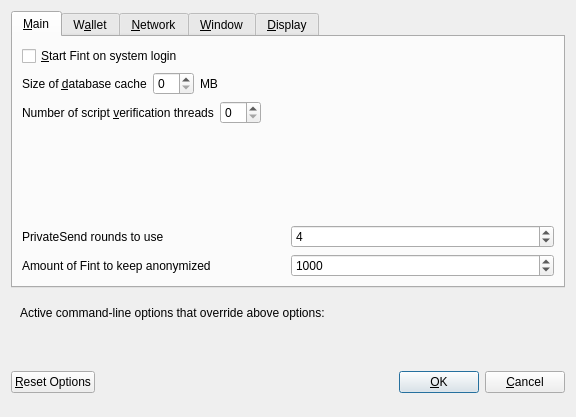
<?xml version="1.0" encoding="UTF-8"?>
<ui version="4.0">
 <class>OptionsDialog</class>
 <widget class="QDialog" name="OptionsDialog">
  <property name="geometry">
   <rect>
    <x>0</x>
    <y>0</y>
    <width>576</width>
    <height>417</height>
   </rect>
  </property>
  <property name="windowTitle">
   <string>Options</string>
  </property>
  <property name="modal">
   <bool>true</bool>
  </property>
  <layout class="QVBoxLayout" name="verticalLayout">
   <item>
    <widget class="QTabWidget" name="tabWidget">
     <property name="currentIndex">
      <number>0</number>
     </property>
     <widget class="QWidget" name="tabMain">
      <attribute name="title">
       <string>&amp;Main</string>
      </attribute>
      <layout class="QVBoxLayout" name="verticalLayout_Main">
       <item>
        <widget class="QCheckBox" name="bitcoinAtStartup">
         <property name="toolTip">
          <string>Automatically start Fint after logging in to the system.</string>
         </property>
         <property name="text">
          <string>&amp;Start Fint on system login</string>
         </property>
        </widget>
       </item>
       <item>
        <layout class="QHBoxLayout" name="horizontalLayout_2_Main">
         <item>
          <widget class="QLabel" name="databaseCacheLabel">
           <property name="text">
            <string>Size of &amp;database cache</string>
           </property>
           <property name="textFormat">
            <enum>Qt::PlainText</enum>
           </property>
           <property name="buddy">
            <cstring>databaseCache</cstring>
           </property>
          </widget>
         </item>
         <item>
          <widget class="QSpinBox" name="databaseCache"/>
         </item>
         <item>
          <widget class="QLabel" name="databaseCacheUnitLabel">
           <property name="text">
            <string>MB</string>
           </property>
           <property name="textFormat">
            <enum>Qt::PlainText</enum>
           </property>
          </widget>
         </item>
         <item>
          <spacer name="horizontalSpacer_2_Main">
           <property name="orientation">
            <enum>Qt::Horizontal</enum>
           </property>
           <property name="sizeHint" stdset="0">
            <size>
             <width>40</width>
             <height>20</height>
            </size>
           </property>
          </spacer>
         </item>
        </layout>
       </item>
       <item>
        <layout class="QHBoxLayout" name="horizontalLayout_3_Main">
         <item>
          <widget class="QLabel" name="threadsScriptVerifLabel">
           <property name="text">
            <string>Number of script &amp;verification threads</string>
           </property>
           <property name="textFormat">
            <enum>Qt::PlainText</enum>
           </property>
           <property name="buddy">
            <cstring>threadsScriptVerif</cstring>
           </property>
          </widget>
         </item>
         <item>
          <widget class="QSpinBox" name="threadsScriptVerif">
           <property name="toolTip">
            <string>(0 = auto, &lt;0 = leave that many cores free)</string>
           </property>
          </widget>
         </item>
         <item>
          <spacer name="horizontalSpacer_3_Main">
           <property name="orientation">
            <enum>Qt::Horizontal</enum>
           </property>
           <property name="sizeHint" stdset="0">
            <size>
             <width>40</width>
             <height>20</height>
            </size>
           </property>
          </spacer>
         </item>
        </layout>
       </item>
       <item>
        <spacer name="verticalSpacer_Main">
         <property name="orientation">
          <enum>Qt::Vertical</enum>
         </property>
         <property name="sizeHint" stdset="0">
          <size>
           <width>20</width>
           <height>40</height>
          </size>
         </property>
        </spacer>
       </item>
       <item>
        <layout class="QHBoxLayout" name="horizontalLayout_4_Main">
         <item>
          <widget class="QLabel" name="label">
           <property name="toolTip">
            <string>This setting determines the amount of individual masternodes that an input will be anonymized through.&lt;br/&gt;More rounds of anonymization gives a higher degree of privacy, but also costs more in fees.</string>
           </property>
           <property name="text">
            <string>PrivateSend rounds to use</string>
           </property>
          </widget>
         </item>
         <item>
          <widget class="QSpinBox" name="privatesendRounds">
           <property name="minimum">
            <number>2</number>
           </property>
           <property name="maximum">
            <number>8</number>
           </property>
           <property name="value">
            <number>4</number>
           </property>
          </widget>
         </item>
        </layout>
       </item>
       <item>
        <layout class="QHBoxLayout" name="horizontalLayout">
         <item>
          <widget class="QLabel" name="label_2">
           <property name="toolTip">
            <string>This amount acts as a threshold to turn off PrivateSend once it's reached.</string>
           </property>
           <property name="statusTip">
            <string notr="true"/>
           </property>
           <property name="whatsThis">
            <string notr="true"/>
           </property>
           <property name="accessibleName">
            <string notr="true"/>
           </property>
           <property name="accessibleDescription">
            <string notr="true"/>
           </property>
           <property name="text">
            <string>Amount of Fint to keep anonymized</string>
           </property>
          </widget>
         </item>
         <item>
          <widget class="QSpinBox" name="anonymizeFint">
           <property name="minimum">
            <number>100</number>
           </property>
           <property name="maximum">
            <number>100000</number>
           </property>
           <property name="singleStep">
            <number>100</number>
           </property>
           <property name="value">
            <number>1000</number>
           </property>
          </widget>
         </item>
        </layout>
       </item>
      </layout>
     </widget>
     <widget class="QWidget" name="tabWallet">
      <attribute name="title">
       <string>W&amp;allet</string>
      </attribute>
      <layout class="QVBoxLayout" name="verticalLayout_Wallet">
       <item>
        <widget class="QGroupBox" name="groupBox">
         <property name="title">
          <string>Expert</string>
         </property>
         <layout class="QVBoxLayout" name="verticalLayout_2">
          <item>
           <widget class="QCheckBox" name="coinControlFeatures">
            <property name="toolTip">
             <string>Whether to show coin control features or not.</string>
            </property>
            <property name="text">
             <string>Enable coin &amp;control features</string>
            </property>
           </widget>
          </item>
          <item>
           <widget class="QCheckBox" name="showMasternodesTab">
            <property name="toolTip">
             <string>Show additional tab listing all your masternodes in first sub-tab&lt;br/&gt;and all masternodes on the network in second sub-tab.</string>
            </property>
            <property name="text">
             <string>Show Masternodes Tab</string>
            </property>
           </widget>
          </item>
          <item>
           <widget class="QCheckBox" name="spendZeroConfChange">
            <property name="toolTip">
             <string>If you disable the spending of unconfirmed change, the change from a transaction&lt;br/&gt;cannot be used until that transaction has at least one confirmation.&lt;br/&gt;This also affects how your balance is computed.</string>
            </property>
            <property name="text">
             <string>&amp;Spend unconfirmed change</string>
            </property>
           </widget>
          </item>
         </layout>
        </widget>
       </item>
       <item>
        <spacer name="verticalSpacer_Wallet">
         <property name="orientation">
          <enum>Qt::Vertical</enum>
         </property>
         <property name="sizeHint" stdset="0">
          <size>
           <width>20</width>
           <height>40</height>
          </size>
         </property>
        </spacer>
       </item>
      </layout>
     </widget>
     <widget class="QWidget" name="tabNetwork">
      <attribute name="title">
       <string>&amp;Network</string>
      </attribute>
      <layout class="QVBoxLayout" name="verticalLayout_Network">
       <item>
        <widget class="QCheckBox" name="mapPortUpnp">
         <property name="toolTip">
          <string>Automatically open the Fint client port on the router. This only works when your router supports UPnP and it is enabled.</string>
         </property>
         <property name="text">
          <string>Map port using &amp;UPnP</string>
         </property>
        </widget>
       </item>
       <item>
        <widget class="QCheckBox" name="allowIncoming">
         <property name="toolTip">
          <string>Accept connections from outside</string>
         </property>
         <property name="text">
          <string>Allow incoming connections</string>
         </property>
        </widget>
       </item>
       <item>
        <widget class="QCheckBox" name="connectSocks">
         <property name="toolTip">
          <string>Connect to the Fint network through a SOCKS5 proxy.</string>
         </property>
         <property name="text">
          <string>&amp;Connect through SOCKS5 proxy (default proxy):</string>
         </property>
        </widget>
       </item>
       <item>
        <layout class="QHBoxLayout" name="horizontalLayout_1_Network">
         <item>
          <widget class="QLabel" name="proxyIpLabel">
           <property name="text">
            <string>Proxy &amp;IP:</string>
           </property>
           <property name="textFormat">
            <enum>Qt::PlainText</enum>
           </property>
           <property name="buddy">
            <cstring>proxyIp</cstring>
           </property>
          </widget>
         </item>
         <item>
          <widget class="QValidatedLineEdit" name="proxyIp">
           <property name="minimumSize">
            <size>
             <width>140</width>
             <height>0</height>
            </size>
           </property>
           <property name="maximumSize">
            <size>
             <width>140</width>
             <height>16777215</height>
            </size>
           </property>
           <property name="toolTip">
            <string>IP address of the proxy (e.g. IPv4: 127.0.0.1 / IPv6: ::1)</string>
           </property>
          </widget>
         </item>
         <item>
          <widget class="QLabel" name="proxyPortLabel">
           <property name="text">
            <string>&amp;Port:</string>
           </property>
           <property name="textFormat">
            <enum>Qt::PlainText</enum>
           </property>
           <property name="buddy">
            <cstring>proxyPort</cstring>
           </property>
          </widget>
         </item>
         <item>
          <widget class="QLineEdit" name="proxyPort">
           <property name="minimumSize">
            <size>
             <width>55</width>
             <height>0</height>
            </size>
           </property>
           <property name="maximumSize">
            <size>
             <width>55</width>
             <height>16777215</height>
            </size>
           </property>
           <property name="toolTip">
            <string>Port of the proxy (e.g. 9050)</string>
           </property>
          </widget>
         </item>
         <item>
          <spacer name="horizontalSpacer_1_Network">
           <property name="orientation">
            <enum>Qt::Horizontal</enum>
           </property>
           <property name="sizeHint" stdset="0">
            <size>
             <width>40</width>
             <height>20</height>
            </size>
           </property>
          </spacer>
         </item>
        </layout>
       </item>
       <item>
        <spacer name="verticalSpacer_Network">
         <property name="orientation">
          <enum>Qt::Vertical</enum>
         </property>
         <property name="sizeHint" stdset="0">
          <size>
           <width>20</width>
           <height>40</height>
          </size>
         </property>
        </spacer>
       </item>
      </layout>
     </widget>
     <widget class="QWidget" name="tabWindow">
      <attribute name="title">
       <string>&amp;Window</string>
      </attribute>
      <layout class="QVBoxLayout" name="verticalLayout_Window">
       <item>
        <widget class="QCheckBox" name="minimizeToTray">
         <property name="toolTip">
          <string>Show only a tray icon after minimizing the window.</string>
         </property>
         <property name="text">
          <string>&amp;Minimize to the tray instead of the taskbar</string>
         </property>
        </widget>
       </item>
       <item>
        <widget class="QCheckBox" name="minimizeOnClose">
         <property name="toolTip">
          <string>Minimize instead of exit the application when the window is closed. When this option is enabled, the application will be closed only after selecting Quit in the menu.</string>
         </property>
         <property name="text">
          <string>M&amp;inimize on close</string>
         </property>
        </widget>
       </item>
       <item>
        <spacer name="verticalSpacer_Window">
         <property name="orientation">
          <enum>Qt::Vertical</enum>
         </property>
         <property name="sizeHint" stdset="0">
          <size>
           <width>20</width>
           <height>40</height>
          </size>
         </property>
        </spacer>
       </item>
      </layout>
     </widget>
     <widget class="QWidget" name="tabDisplay">
      <attribute name="title">
       <string>&amp;Display</string>
      </attribute>
      <layout class="QVBoxLayout" name="verticalLayout_Display">
       <item>
        <layout class="QHBoxLayout" name="horizontalLayout_1_Display">
         <item>
          <widget class="QLabel" name="langLabel">
           <property name="text">
            <string>User Interface &amp;language:</string>
           </property>
           <property name="textFormat">
            <enum>Qt::PlainText</enum>
           </property>
           <property name="buddy">
            <cstring>lang</cstring>
           </property>
          </widget>
         </item>
         <item>
          <widget class="QValueComboBox" name="lang">
           <property name="toolTip">
            <string>The user interface language can be set here. This setting will take effect after restarting Fint.</string>
           </property>
          </widget>
         </item>
        </layout>
       </item>
       <item>
        <widget class="QLabel" name="label_3">
         <property name="toolTip">
          <string notr="true"/>
         </property>
         <property name="statusTip">
          <string notr="true"/>
         </property>
         <property name="whatsThis">
          <string notr="true"/>
         </property>
         <property name="accessibleName">
          <string notr="true"/>
         </property>
         <property name="text">
          <string>Language missing or translation incomplete? Help contributing translations here:
https://www.transifex.com/fint-project/fint-project-translations</string>
         </property>
         <property name="wordWrap">
          <bool>true</bool>
         </property>
         <property name="openExternalLinks">
          <bool>true</bool>
         </property>
         <property name="textInteractionFlags">
          <set>Qt::TextBrowserInteraction</set>
         </property>
        </widget>
       </item>
       <item>
        <layout class="QHBoxLayout" name="horizontalLayout_4_Display" stretch="0,0">
         <item>
          <widget class="QLabel" name="themeLabel">
           <property name="text">
            <string>User Interface Theme:</string>
           </property>
          </widget>
         </item>
         <item>
          <widget class="QValueComboBox" name="theme"/>
         </item>
        </layout>
       </item>
       <item>
        <widget class="Line" name="line">
         <property name="orientation">
          <enum>Qt::Horizontal</enum>
         </property>
        </widget>
       </item>
       <item>
        <layout class="QHBoxLayout" name="horizontalLayout_2_Display">
         <item>
          <widget class="QLabel" name="unitLabel">
           <property name="text">
            <string>&amp;Unit to show amounts in:</string>
           </property>
           <property name="textFormat">
            <enum>Qt::PlainText</enum>
           </property>
           <property name="buddy">
            <cstring>unit</cstring>
           </property>
          </widget>
         </item>
         <item>
          <widget class="QValueComboBox" name="unit">
           <property name="toolTip">
            <string>Choose the default subdivision unit to show in the interface and when sending coins.</string>
           </property>
          </widget>
         </item>
        </layout>
       </item>
       <item>
        <layout class="QHBoxLayout" name="horizontalLayout_5_Display">
         <item>
          <widget class="QLabel" name="digitsLabel">
           <property name="text">
            <string>Decimal digits</string>
           </property>
          </widget>
         </item>
         <item>
          <widget class="QValueComboBox" name="digits"/>
         </item>
        </layout>
       </item>
       <item>
        <layout class="QHBoxLayout" name="horizontalLayout_3_Display">
         <item>
          <widget class="QLabel" name="thirdPartyTxUrlsLabel">
           <property name="toolTip">
            <string>Third party URLs (e.g. a block explorer) that appear in the transactions tab as context menu items. %s in the URL is replaced by transaction hash. Multiple URLs are separated by vertical bar |.</string>
           </property>
           <property name="text">
            <string>Third party transaction URLs</string>
           </property>
           <property name="buddy">
            <cstring>thirdPartyTxUrls</cstring>
           </property>
          </widget>
         </item>
         <item>
          <widget class="QLineEdit" name="thirdPartyTxUrls">
           <property name="toolTip">
            <string>Third party URLs (e.g. a block explorer) that appear in the transactions tab as context menu items. %s in the URL is replaced by transaction hash. Multiple URLs are separated by vertical bar |.</string>
           </property>
          </widget>
         </item>
        </layout>
       </item>
       <item>
        <spacer name="verticalSpacer">
         <property name="orientation">
          <enum>Qt::Vertical</enum>
         </property>
         <property name="sizeHint" stdset="0">
          <size>
           <width>20</width>
           <height>40</height>
          </size>
         </property>
        </spacer>
       </item>
      </layout>
     </widget>
    </widget>
   </item>
   <item>
    <widget class="QFrame" name="frame">
     <layout class="QVBoxLayout" name="verticalLayout_Bottom">
      <item>
       <layout class="QHBoxLayout" name="horizontalLayout_Bottom">
        <item>
         <widget class="QLabel" name="overriddenByCommandLineInfoLabel">
          <property name="text">
           <string>Active command-line options that override above options:</string>
          </property>
          <property name="textFormat">
           <enum>Qt::PlainText</enum>
          </property>
         </widget>
        </item>
        <item>
         <spacer name="horizontalSpacer_Bottom">
          <property name="orientation">
           <enum>Qt::Horizontal</enum>
          </property>
          <property name="sizeHint" stdset="0">
           <size>
            <width>40</width>
            <height>20</height>
           </size>
          </property>
         </spacer>
        </item>
       </layout>
      </item>
      <item>
       <widget class="QLabel" name="overriddenByCommandLineLabel">
        <property name="text">
         <string/>
        </property>
        <property name="textFormat">
         <enum>Qt::PlainText</enum>
        </property>
        <property name="wordWrap">
         <bool>true</bool>
        </property>
       </widget>
      </item>
     </layout>
    </widget>
   </item>
   <item>
    <layout class="QHBoxLayout" name="horizontalLayout_Buttons">
     <item>
      <widget class="QPushButton" name="resetButton">
       <property name="toolTip">
        <string>Reset all client options to default.</string>
       </property>
       <property name="text">
        <string>&amp;Reset Options</string>
       </property>
       <property name="autoDefault">
        <bool>false</bool>
       </property>
      </widget>
     </item>
     <item>
      <spacer name="horizontalSpacer_1">
       <property name="orientation">
        <enum>Qt::Horizontal</enum>
       </property>
       <property name="sizeHint" stdset="0">
        <size>
         <width>40</width>
         <height>48</height>
        </size>
       </property>
      </spacer>
     </item>
     <item>
      <widget class="QLabel" name="statusLabel">
       <property name="minimumSize">
        <size>
         <width>200</width>
         <height>0</height>
        </size>
       </property>
       <property name="font">
        <font>
         <weight>75</weight>
         <bold>true</bold>
        </font>
       </property>
       <property name="text">
        <string/>
       </property>
       <property name="textFormat">
        <enum>Qt::PlainText</enum>
       </property>
       <property name="wordWrap">
        <bool>true</bool>
       </property>
      </widget>
     </item>
     <item>
      <spacer name="horizontalSpacer_2">
       <property name="orientation">
        <enum>Qt::Horizontal</enum>
       </property>
       <property name="sizeHint" stdset="0">
        <size>
         <width>40</width>
         <height>48</height>
        </size>
       </property>
      </spacer>
     </item>
     <item>
      <widget class="QPushButton" name="okButton">
       <property name="text">
        <string>&amp;OK</string>
       </property>
       <property name="autoDefault">
        <bool>false</bool>
       </property>
       <property name="default">
        <bool>true</bool>
       </property>
      </widget>
     </item>
     <item>
      <widget class="QPushButton" name="cancelButton">
       <property name="text">
        <string>&amp;Cancel</string>
       </property>
       <property name="autoDefault">
        <bool>false</bool>
       </property>
      </widget>
     </item>
    </layout>
   </item>
  </layout>
 </widget>
 <customwidgets>
  <customwidget>
   <class>QValidatedLineEdit</class>
   <extends>QLineEdit</extends>
   <header>qvalidatedlineedit.h</header>
  </customwidget>
  <customwidget>
   <class>QValueComboBox</class>
   <extends>QComboBox</extends>
   <header>qvaluecombobox.h</header>
  </customwidget>
 </customwidgets>
 <resources/>
 <connections/>
</ui>
